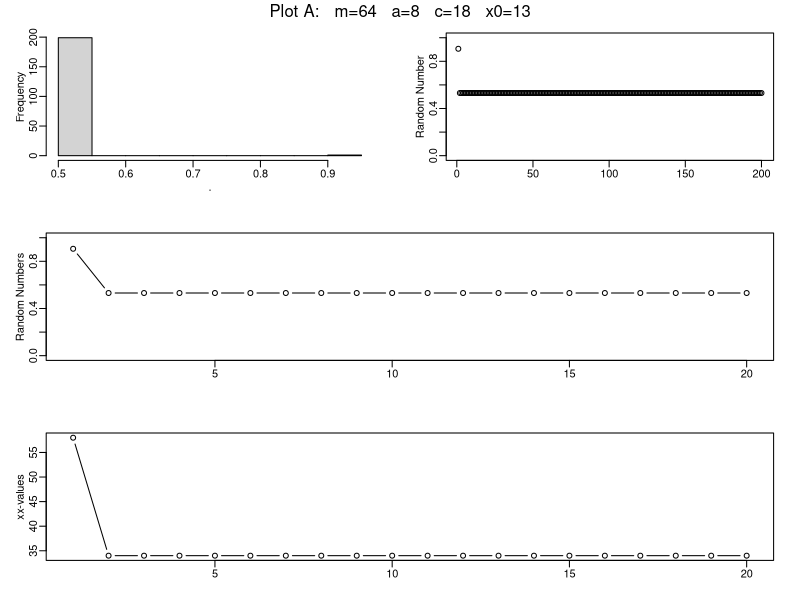
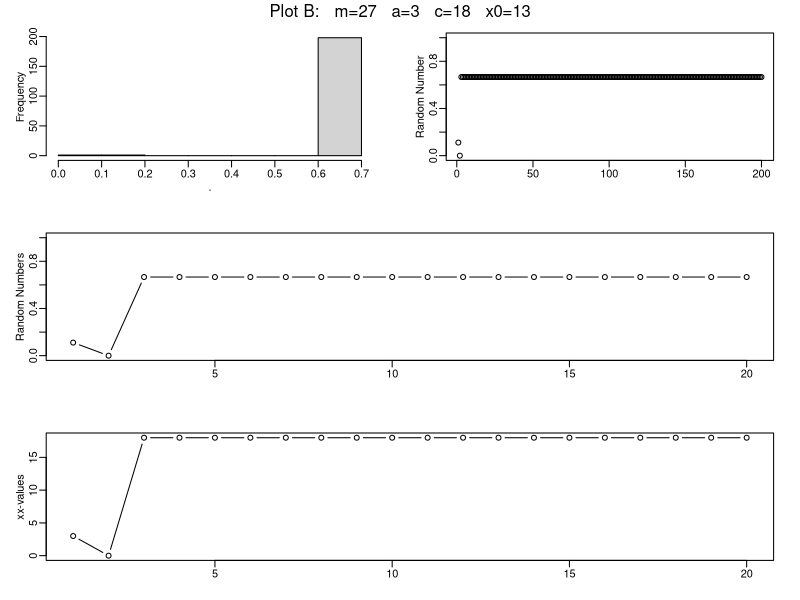
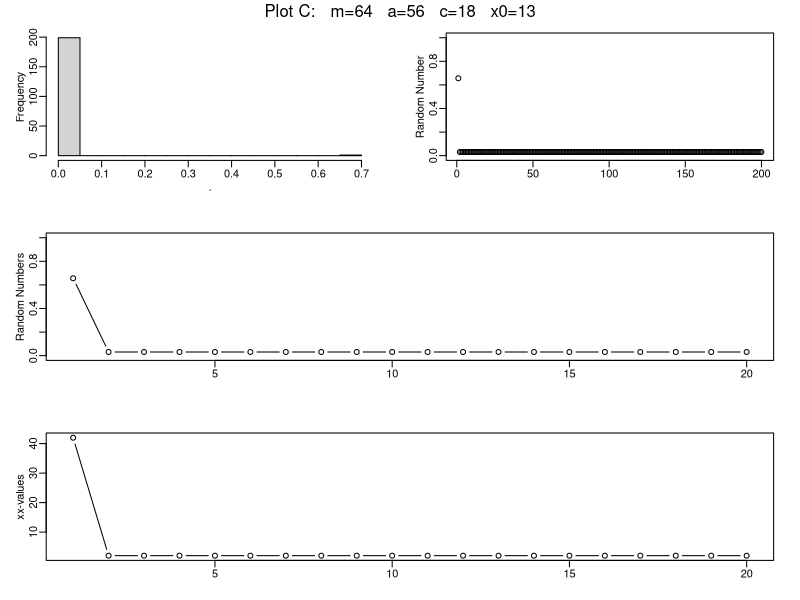
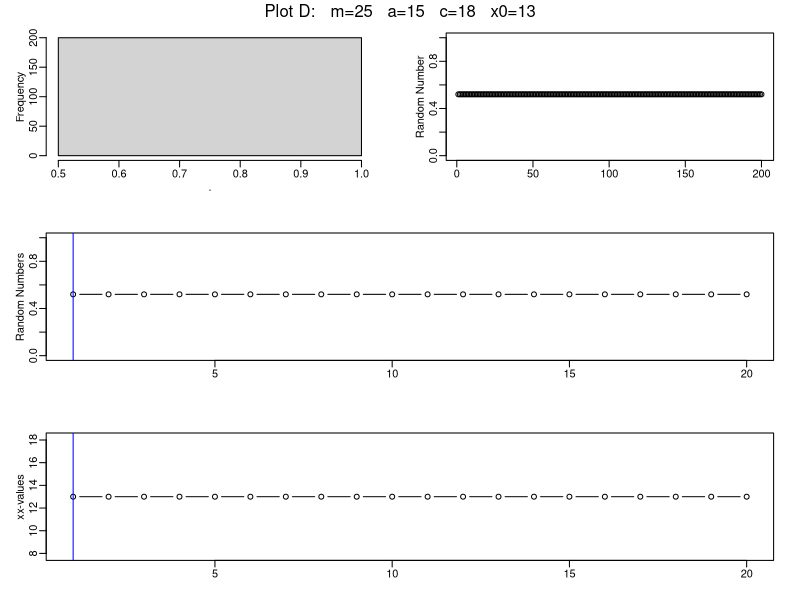
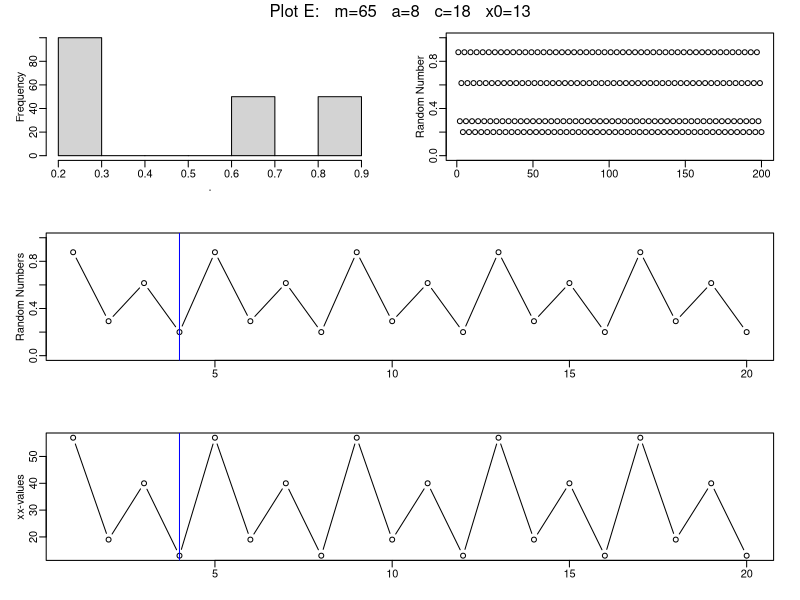
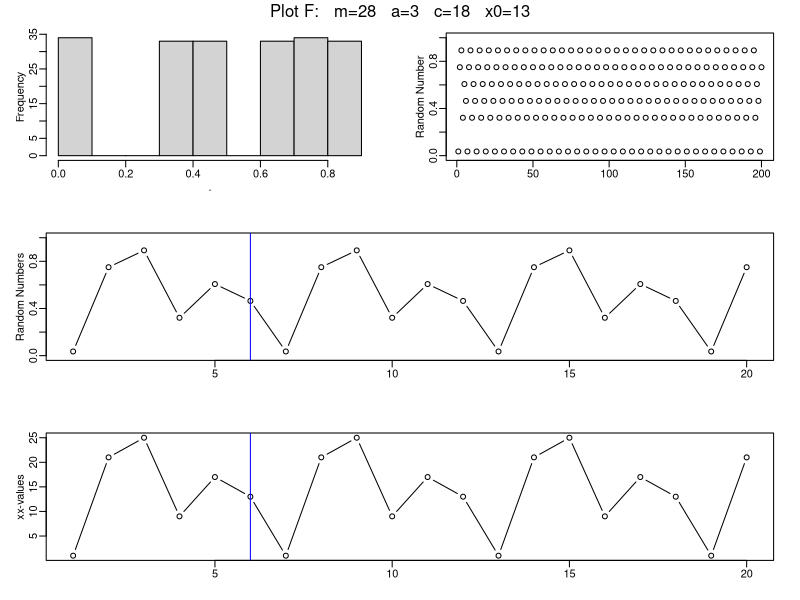
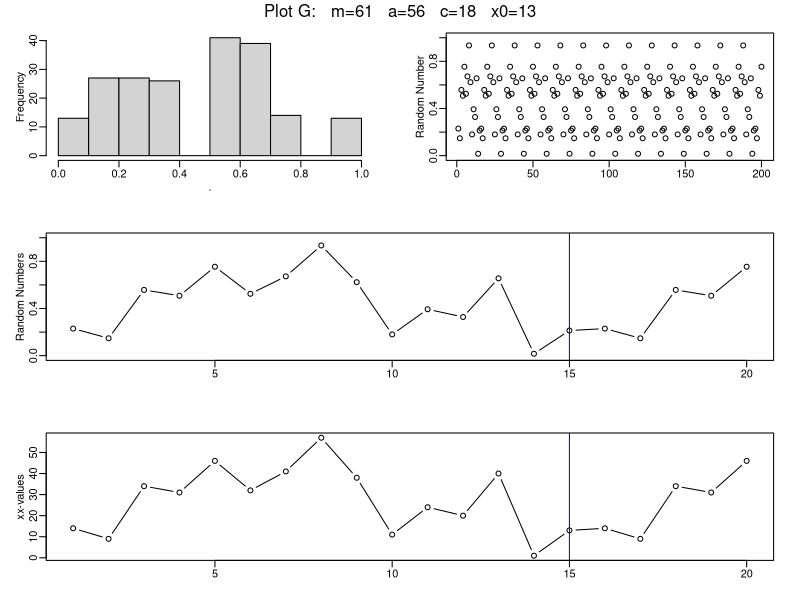
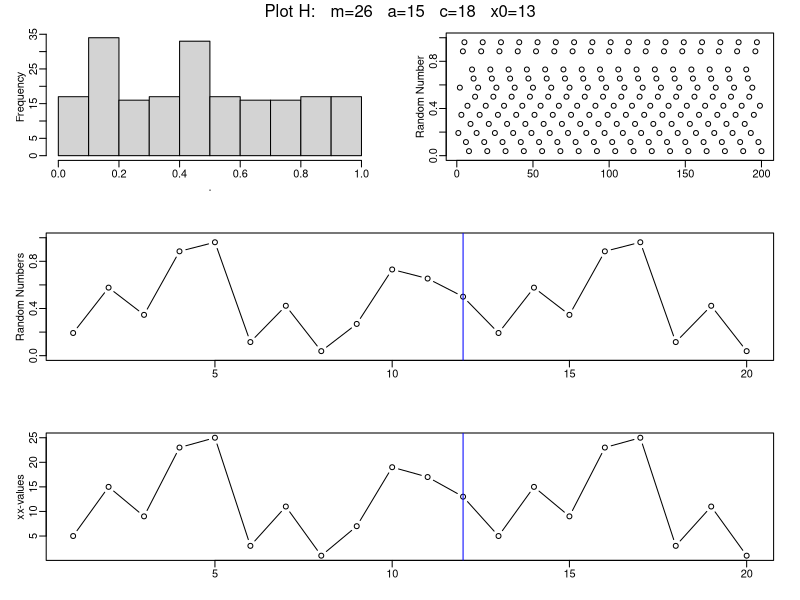

These figures' R source, in order:
## ---- chunk 1
library("tidyverse")
# install.packages("FRACTION")
# library("FRACTION")
## ---- chunk 2
# prepare the PRNG function
lcrng <- function(n, m, a, c=0, x0){
  us <- numeric(n)
  # keep an extra vector for the x values
  xs <- numeric(n)
  for (i in 1:n){
    x0 <- (a * x0 + c) %% m
    xs[i] <- x0
    us[i] <- x0 / m
  }
  list("u"=us, "x"=xs)
}


visualize_random_numbers <- function(n, m, a, c, x0, title=""){
  # generate random numbers with given params
  prns <- lcrng(n, m, a, c, x0)
  df <- data.frame(
    i = 1:n,
    u = prns$u,
    x = prns$x,
    n = n,
    m = m,
    a = a,
    c = c,
    x0 = x0
  ) 
  
  # prepare a double-plot window
  # set up the layout with 2 rows and 2 columns
  layout(matrix(c(1, 2, 3, 3, 4, 4), nrow = 3, byrow = TRUE))
  
  par(mar = c(3, 3.5, 2.5, 2),
      mgp = c(1.5, 0.5, 0))   
  
  # create the plots 
  df$u %>% hist(main="")
  plot(df$i, df$u, xlab="", ylab="Random Number", ylim=c(0, 1))
  
  # for the line plot, only use the first 20 numbers
  df_head <- df %>% head(20)
  plot(df_head$i, df_head$u, type="b", xlab="", ylab="Random Numbers", ylim=c(0, 1))
  first_cycle <- filter(df, x==x0) %>% head(1) %>% .$i
  abline(v=first_cycle, col="blue")

  # plot also the x-values
  plot(df_head$i, df_head$x, type="b", xlab="", ylab="xx-values")
  abline(v=first_cycle, col="blue")
  
  # make a custom title with the parameters
  text <- paste0(title, ":   m=", m, "   a=", a, "   c=", c, "   x0=", x0, "\n")
  mtext(text, side=3, outer=TRUE, line=-3)

}

# visualize_random_numbers(200, 9, 8, 7, 6, "Plot A")

## ---- chunk 3
visualize_random_numbers(200,  64,   8,  18,  13, "Plot A")
visualize_random_numbers(200,  27,   3,  18,  13, "Plot B")
visualize_random_numbers(200,  64,  56,  18,  13, "Plot C")
visualize_random_numbers(200,  25,  15,  18,  13, "Plot D")
## ---- chunk 4
visualize_random_numbers(200,  65,   8,  18,  13, "Plot E")
visualize_random_numbers(200,  28,   3,  18,  13, "Plot F")
visualize_random_numbers(200,  61,  56,  18,  13, "Plot G")
visualize_random_numbers(200,  26,  15,  18,  13, "Plot H")

## ---- chunk 5
visualize_random_numbers(200,  67,   8,  17,  13, "Plot I")
visualize_random_numbers(200,  11,   3,  17,  13, "Plot J")
visualize_random_numbers(200,  3119,  56,  17,  13, "Plot K")
visualize_random_numbers(200,  227,  15,  17,  13, "Plot L")


## ---- chunk 6
visualize_random_numbers(200,  1,  56,  1,  1, "Plot M")
visualize_random_numbers(200,  3119,  56,  0,  0, "Plot N")
visualize_random_numbers(200,  3119,  56,  1,  0, "Plot O")
visualize_random_numbers(200,  3119,  56,  0,  1, "Plot P")

## ---- chunk 7
visualize_random_numbers(200,  1,  56,  17,  13, "Plot K")
## ---- chunk 8

InvCdfExp <- function(x, lambda=1){
  # add a tiny number to lambda in case it is zero
  -log(1 - x) / (lambda+1e-12)
}

random_exp <- function(n, lambda=1){
  # generate n different uniform random nums
  us <- runif(n)
  # now apply the inverse exponential formula from above
  InvCdfExp(us)
}

## ---- chunk 9
plot_exp_sample <- function(x, n="", lambda=""){
  p <- ppoints(100)    # 100 equally spaced points on (0,1), excluding endpoints
  q <- quantile(x,p=p) # percentiles of the sample distribution
  plot(qexp(p), q, main="Q-Q Plot of inverse sample generation vs actual distribution: \nExponential", sub=paste0("n=", n, ", lambda=", lambda),
       xlab="Theoretical Quantiles", ylab="Sample Quantiles")
  qqline(q, distribution=qexp, col="red")
}

## ---- chunk 10
n <- 1000
lambda <- 0
x <- random_exp(n, lambda)
plot_exp_sample(x, n, lambda)

## ---- chunk 11
n <- 1000
lambda <- 1
x <- random_exp(n, lambda)
plot_exp_sample(x, n, lambda)

## ---- chunk 12
n <- 1000
lambda <- 1e6
x <- random_exp(n, lambda)
plot_exp_sample(x, n, lambda)

## ---- chunk 13
n <- 1000
i <- seq(0, 1, 1/n)

beta1 <- dbeta(i, 1,1) 
beta2 <- dbeta(i, 2,2) 
beta7 <- dbeta(i, 7,7) 
beta12 <- dbeta(i, 12,12) 
beta.5 <- dbeta(i, .5, .5) 
beta.005 <- dbeta(i, .005, .005) 
beta.05 <- dbeta(i, .05, .05) 
beta.05 <- dbeta(i, .05, .05) 
beta.9 <- dbeta(i, .9, .9) 

norm <- dnorm(i) 
uni <- dunif(i)


     
plot(i, beta12, type="n", main="PDF of Beta distribution",
     sub="blue line: a=b=1, red line: a=b=2")
lines(i, beta2, col="red")
lines(i, beta12)
lines(i, beta7)
lines(i, beta1, col="blue")
lines(i, uni, col="purple")

# plot(seq(0,20), seq(0,4, 4/20), type="n")
plot(i, beta7, type="n", main="PDF of Beta distribution",
     sub="blue line: a=b=1, green line: a=b=0.5")
# lines(beta2)
# lines(beta7)
lines(i, beta1, col="blue")
lines(i, beta.5)
lines(i, beta.005)
lines(i, beta.05, col="green")
lines(i, beta.9)
lines(i, uni, col="purple")
# lines(beta.05)
## ---- chunk 14

plot(i, beta7, type="n", main="PDF of Beta distribution",
     sub="red line: f(x), purple line: g(x), orange line: g(x)*1.5")
lines(i, beta2, col="red")
lines(i, uni, col="purple")
lines(i, uni*1.5, col="orange")


## ---- chunk 15

accept_reject_beta <- function(n, a=2, b=2, c=1.5, get=T, plot=T){
  n_accepted <- 0
  n_rejected <- 0
  x <- numeric(n)
  
  while (n_accepted<n){
    u <- runif(1)
    # get a proposal sample
    y <- runif(1)
    # test the proposed sample
    if (u <= dbeta(y, a, b) / c){
      n_accepted <- n_accepted + 1
      x[n_accepted] <- y
    } else {
      n_rejected <- n_rejected + 1
    }
  }
  print(paste("Sampling complete —— Rejection proportion:", (n_rejected / (n+n_rejected)) %>% round(4), "—— Iterations:", n+n_rejected))
      # plot the data
  if (plot){
    i <- seq(0, 1, 1/n)[1:n]
    plot(i, sort(x), type="n", xlab="Quantile", ylab="Probability",
         main="CDF of Beta distribution (blue) and simulated sample (red)")
    lines(i, sort(x), col="red")
    lines(i, rbeta(n, a, b) %>% sort(), col="blue")
  }

}

accept_reject_beta(n=n, a=2, b=2, c=1, get=F) 
accept_reject_beta(n=n, a=2, b=2, c=1.5, get=F)
accept_reject_beta(n=n, a=2, b=2, c=3, get=F)
accept_reject_beta(n=n, a=2, b=2, c=30, get=F)

## ---- chunk 16
accept_reject_beta_autoc <- function(n, a=2, b=2, get=T, plot=T){
  n_accepted <- 0
  n_rejected <- 0
  x <- numeric(n)
  
  # compute the optimal value c
  # to avoid having to differentiate the pdf, i do a heuristic approach
  c <- dbeta(i, 4, 4) %>% max()
  
  while (n_accepted<n){
    u <- runif(1)
    # get a proposal sample
    y <- runif(1)
    # test the proposed sample
    if (u <= dbeta(y, a, b) / c){
      n_accepted <- n_accepted + 1
      x[n_accepted] <- y
    } else {
      n_rejected <- n_rejected + 1
    }
  }
  print(paste("Sampling complete —— Rejection proportion:", (n_rejected / (n+n_rejected)) %>% round(4), "—— Iterations:", n+n_rejected))
  
    # plot the data
  if (plot){
    i <- seq(0, 1, 1/n)[1:n]
    plot(i, sort(x), type="n", xlab="Quantile", ylab="Probability",
         main="CDF of Beta distribution (blue) and simulated sample (red)")
    lines(i, sort(x), col="red")
    lines(i, rbeta(n, a, b) %>% sort(), col="blue")
  }

}

accept_reject_beta_autoc(n=n, a=2, b=2, get=F, plot=T) 
accept_reject_beta_autoc(n=n, a=2, b=2, get=F, plot=T)
accept_reject_beta_autoc(n=n, a=2, b=2, get=F, plot=T)
accept_reject_beta_autoc(n=n, a=2, b=2, get=F, plot=T)
## ---- chunk 17


accept_reject_beta_autoc <- function(n, a=2, b=2, get=T, plot=F){
  n_accepted <- 0
  n_rejected <- 0
  x <- numeric(n)
  
  # compute the optimal value c
  # to avoid having to differentiate the pdf, i do a heuristic approach
  quantile_of_max_density_beta <- (a-1)/(a+b-2)
  c <- dbeta(quantile_of_max_density_beta, a, b)
  
  while (n_accepted<n){
    u <- runif(1)
    # get a proposal sample
    y <- runif(1)
    # test the proposed sample
    if (u <= dbeta(y, a, b) / c){
      n_accepted <- n_accepted + 1
      x[n_accepted] <- y
    } else {
      n_rejected <- n_rejected + 1
    }
  }
  print(paste("Sampling complete —— Rejection proportion:", (n_rejected / (n+n_rejected)) %>% round(4), "—— Iterations:", n+n_rejected))
  
  # plot the data
  if (plot){
    i <- seq(0, 1, 1/n)[1:n]
    plot(i, sort(x), type="n", xlab="Quantile", ylab="Probability",
         main="CDF of Beta distribution (blue) and simulated sample (red)")
    lines(i, sort(x), col="red")
    lines(i, rbeta(n, a, b) %>% sort(), col="blue")
  }
}

accept_reject_beta_autoc(n=n, a=2, b=2, get=F, plot=T)
accept_reject_beta_autoc(n=n, a=6, b=4, get=F, plot=T)
accept_reject_beta_autoc(n=n, a=12, b=4, get=F, plot=T)
accept_reject_beta_autoc(n=n, a=25, b=53, get=F, plot=T)

